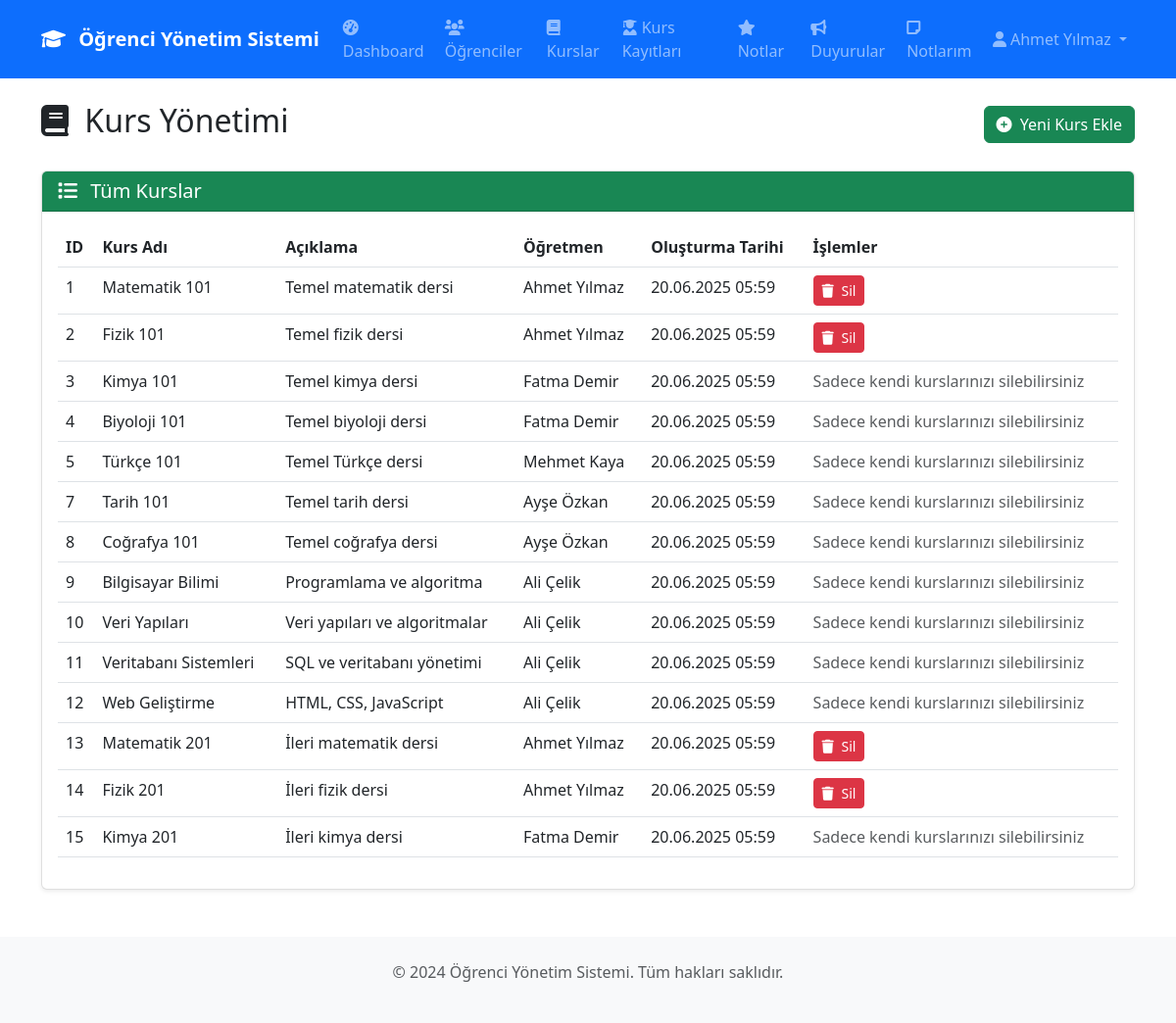
Page /teacher/courses (signed in) on the committed database.
### models.py (models this page shows, shortened)
class User(UserMixin, db.Model):
    __tablename__ = 'users'
    id = db.Column(db.Integer, primary_key=True)
    name = db.Column(db.String(100), nullable=False)
    email = db.Column(db.String(120), unique=True, nullable=False)
    password_hash = db.Column(db.String(255), nullable=False)
    role = db.Column(db.Enum('student', 'teacher'), nullable=False)
    created_at = db.Column(db.DateTime, default=datetime.utcnow)
    courses_taught = db.relationship('Course', backref='teacher', lazy=True)
    enrollments = db.relationship('Enrollment', backref='student', lazy=True, cascade='all, delete-orphan')
    grades = db.relationship('Grade', backref='student', lazy=True, cascade='all, delete-orphan')
    notes = db.relationship('Note', backref='user', lazy=True, cascade='all, delete-orphan')
    announcements = db.relationship('Announcement', backref='author', lazy=True, cascade='all, delete-orphan')

class Course(db.Model):
    __tablename__ = 'courses'
    id = db.Column(db.Integer, primary_key=True)
    name = db.Column(db.String(100), nullable=False)
    description = db.Column(db.Text)
    teacher_id = db.Column(db.Integer, db.ForeignKey('users.id'), nullable=False)
    created_at = db.Column(db.DateTime, default=datetime.utcnow)
    enrollments = db.relationship('Enrollment', backref='course', lazy=True, cascade='all, delete-orphan')
    grades = db.relationship('Grade', backref='course', lazy=True, cascade='all, delete-orphan')

### routes.py (the view)
    @app.route('/teacher/courses')
    @login_required
    @teacher_required
    def manage_courses():
        courses = Course.query.all()
        return render_template('teacher/courses.html', courses=courses)

### app.py (called while the page is built)
def create_app():
    app = Flask(__name__)
    app.config.from_object(Config)
    db.init_app(app)
    login_manager = LoginManager()
    login_manager.init_app(app)
    login_manager.login_view = 'login'
    login_manager.login_message = 'Bu sayfaya erişmek için giriş yapmalısınız.'
    login_manager.login_message_category = 'info'
    @login_manager.user_loader
    def load_user(user_id):
        return User.query.get(int(user_id))
    init_routes(app)
    @app.errorhandler(403)
    def forbidden(error):
        return render_template('errors/403.html'), 403
    @app.errorhandler(404)
    def not_found(error):
        return render_template('errors/404.html'), 404
    return app

### routes.py (called while the page is built)
def teacher_required(f):
    @wraps(f)
    def decorated_function(*args, **kwargs):
        if not current_user.is_authenticated or current_user.role != 'teacher':
            abort(403)
        return f(*args, **kwargs)
    return decorated_function

### templates/teacher/courses.html (shortened to what this page needs)
{% extends "base.html" %}
{% block content %}
<div class="row">
    <div class="col-12">
        <div class="d-flex justify-content-between align-items-center mb-4">
            <h2>
                <i class="fas fa-book me-2"></i>
                Kurs Yönetimi
            </h2>
            <a href="{{ url_for('add_course') }}" class="btn btn-success">
                <i class="fas fa-plus-circle me-1"></i>
                Yeni Kurs Ekle
            </a>
        </div>
    </div>
</div>
<div class="row">
    <div class="col-12">
        <div class="card">
            <div class="card-header bg-success text-white">
                <h5 class="mb-0">
                    <i class="fas fa-list me-2"></i>
                    Tüm Kurslar
                </h5>
            </div>
            <div class="card-body">
                {% if courses %}
                <div class="table-responsive">
                    <table class="table table-hover">
                        <thead>
                            <tr>
                                <th>ID</th>
                                <th>Kurs Adı</th>
                                <th>Açıklama</th>
                                <th>Öğretmen</th>
                                <th>Oluşturma Tarihi</th>
                                <th>İşlemler</th>
                            </tr>
                        </thead>
                        <tbody>
                            {% for course in courses %}
                            <tr>
                                <td>{{ course.id }}</td>
                                <td>{{ course.name }}</td>
                                <td>{{ course.description or 'Açıklama yok' }}</td>
                                <td>{{ course.teacher.name }}</td>
                                <td>{{ course.created_at.strftime('%d.%m.%Y %H:%M') }}</td>
                                <td>
                                    {% if course.teacher_id == current_user.id %}
                                    <button type="button" class="btn btn-danger btn-sm"
                                            data-bs-toggle="modal"
                                            data-bs-target="#deleteModal{{ course.id }}">
                                        <i class="fas fa-trash me-1"></i>
                                        Sil
                                    </button>
                                    {% else %}
                                    <span class="text-muted">Sadece kendi kurslarınızı silebilirsiniz</span>
                                    {% endif %}
                                </td>
                            </tr>
                            {% endfor %}
                        </tbody>
                    </table>
                </div>
                {% endif %}
            </div>
        </div>
    </div>
</div>
{% endblock %}

### templates/base.html (shortened to what this page needs)
<!DOCTYPE html>
<html lang="tr">
<head>
    <link href="https://cdn.jsdelivr.net/npm/bootstrap@5.3.0/dist/css/bootstrap.min.css" rel="stylesheet">
    <link href="https://cdnjs.cloudflare.com/ajax/libs/font-awesome/6.0.0/css/all.min.css" rel="stylesheet">
</head>
<body>
    <nav class="navbar navbar-expand-lg navbar-dark bg-primary">
        <div class="container">
            <a class="navbar-brand" href="{{ url_for('index') }}">
                <i class="fas fa-graduation-cap me-2"></i>
                Öğrenci Yönetim Sistemi
            </a>
            {% if current_user.is_authenticated %}
            <div class="collapse navbar-collapse" id="navbarNav">
                <ul class="navbar-nav me-auto">
                    {% if current_user.role == 'teacher' %}
                    <li class="nav-item">
                        <a class="nav-link" href="{{ url_for('teacher_dashboard') }}">
                            <i class="fas fa-tachometer-alt me-1"></i>Dashboard
                        </a>
                    </li>
                    <li class="nav-item">
                        <a class="nav-link" href="{{ url_for('manage_students') }}">
                            <i class="fas fa-users me-1"></i>Öğrenciler
                        </a>
                    </li>
                    <li class="nav-item">
                        <a class="nav-link" href="{{ url_for('manage_courses') }}">
                            <i class="fas fa-book me-1"></i>Kurslar
                        </a>
                    </li>
                    <li class="nav-item">
                        <a class="nav-link" href="{{ url_for('manage_enrollments') }}">
                            <i class="fas fa-user-graduate me-1"></i>Kurs Kayıtları
                        </a>
                    </li>
                    <li class="nav-item">
                        <a class="nav-link" href="{{ url_for('manage_grades') }}">
                            <i class="fas fa-star me-1"></i>Notlar
                        </a>
                    </li>
                    <li class="nav-item">
                        <a class="nav-link" href="{{ url_for('manage_announcements') }}">
                            <i class="fas fa-bullhorn me-1"></i>Duyurular
                        </a>
                    </li>
                    {% endif %}
                    <li class="nav-item">
                        <a class="nav-link" href="{{ url_for('manage_notes') }}">
                            <i class="fas fa-sticky-note me-1"></i>Notlarım
                        </a>
                    </li>
                </ul>
                <ul class="navbar-nav">
                    <li class="nav-item dropdown">
                        <a class="nav-link dropdown-toggle" href="#" id="navbarDropdown" role="button" data-bs-toggle="dropdown">
                            <i class="fas fa-user me-1"></i>{{ current_user.name }}
                        </a>
                    </li>
                </ul>
            </div>
            {% endif %}
        </div>
    </nav>
    <main class="container mt-4">
        {% block content %}{% endblock %}
    </main>
    <footer class="bg-light text-center text-muted py-4 mt-5">
        <div class="container">
            <p>&copy; 2024 Öğrenci Yönetim Sistemi. Tüm hakları saklıdır.</p>
        </div>
    </footer>
</body>
</html>

### templates/base.html (style rules this page uses)
.navbar-brand { font-weight: bold; }
.card { box-shadow: 0 0.125rem 0.25rem rgba(0, 0, 0, 0.075); border: 1px solid rgba(0, 0, 0, 0.125); }

### rows in the picture
User: name "Ahmet Yılmaz"
Course: id "1", name "Matematik 101", description "Temel matematik dersi", teacher.name "Ahmet Yılmaz", created_at "20.06.2025 05:59"
Course: id "2", name "Fizik 101", description "Temel fizik dersi", teacher.name "Ahmet Yılmaz", created_at "20.06.2025 05:59"
Course: id "3", name "Kimya 101", description "Temel kimya dersi", teacher.name "Fatma Demir", created_at "20.06.2025 05:59", shows "Sadece kendi kurslarınızı silebilirsiniz"
Course: id "4", name "Biyoloji 101", description "Temel biyoloji dersi", teacher.name "Fatma Demir", created_at "20.06.2025 05:59", shows "Sadece kendi kurslarınızı silebilirsiniz"
Course: id "5", name "Türkçe 101", description "Temel Türkçe dersi", teacher.name "Mehmet Kaya", created_at "20.06.2025 05:59", shows "Sadece kendi kurslarınızı silebilirsiniz"
Course: id "7", name "Tarih 101", description "Temel tarih dersi", teacher.name "Ayşe Özkan", created_at "20.06.2025 05:59", shows "Sadece kendi kurslarınızı silebilirsiniz"
Course: id "8", name "Coğrafya 101", description "Temel coğrafya dersi", teacher.name "Ayşe Özkan", created_at "20.06.2025 05:59", shows "Sadece kendi kurslarınızı silebilirsiniz"
Course: id "9", name "Bilgisayar Bilimi", description "Programlama ve algoritma", teacher.name "Ali Çelik", created_at "20.06.2025 05:59", shows "Sadece kendi kurslarınızı silebilirsiniz"
Course: id "10", name "Veri Yapıları", description "Veri yapıları ve algoritmalar", teacher.name "Ali Çelik", created_at "20.06.2025 05:59", shows "Sadece kendi kurslarınızı silebilirsiniz"
Course: id "11", name "Veritabanı Sistemleri", description "SQL ve veritabanı yönetimi", teacher.name "Ali Çelik", created_at "20.06.2025 05:59", shows "Sadece kendi kurslarınızı silebilirsiniz"
Course: id "12", name "Web Geliştirme", description "HTML, CSS, JavaScript", teacher.name "Ali Çelik", created_at "20.06.2025 05:59", shows "Sadece kendi kurslarınızı silebilirsiniz"
Course: id "13", name "Matematik 201", description "İleri matematik dersi", teacher.name "Ahmet Yılmaz", created_at "20.06.2025 05:59"
Course: id "14", name "Fizik 201", description "İleri fizik dersi", teacher.name "Ahmet Yılmaz", created_at "20.06.2025 05:59"
Course: id "15", name "Kimya 201", description "İleri kimya dersi", teacher.name "Fatma Demir", created_at "20.06.2025 05:59", shows "Sadece kendi kurslarınızı silebilirsiniz"
